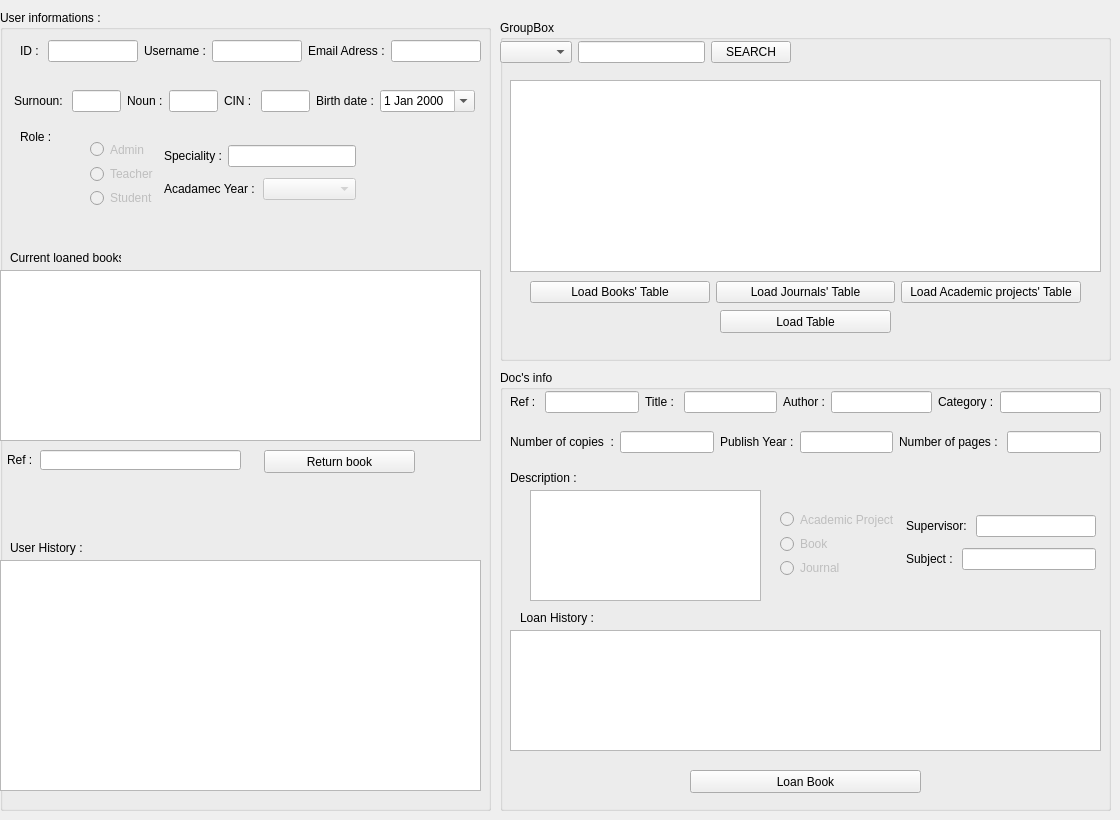
   <widget class="QWidget" name="tab">
    <attribute name="title">
     <string>Profil</string>
    </attribute>
    <widget class="QGroupBox" name="groupBox_6">
     <property name="geometry">
      <rect>
       <x>0</x>
       <y>10</y>
       <width>491</width>
       <height>801</height>
      </rect>
     </property>
     <property name="title">
      <string>User informations :</string>
     </property>
     <property name="flat">
      <bool>false</bool>
     </property>
     <widget class="QLabel" name="label_64">
      <property name="geometry">
       <rect>
        <x>20</x>
        <y>120</y>
        <width>46</width>
        <height>13</height>
       </rect>
      </property>
      <property name="text">
       <string>Role :</string>
      </property>
     </widget>
     <widget class="QWidget" name="layoutWidget_56">
      <property name="geometry">
       <rect>
        <x>20</x>
        <y>30</y>
        <width>461</width>
        <height>22</height>
       </rect>
      </property>
      <layout class="QHBoxLayout" name="horizontalLayout_67">
       <item>
        <widget class="QLabel" name="label_66">
         <property name="text">
          <string>ID : </string>
         </property>
        </widget>
       </item>
       <item>
        <widget class="QLineEdit" name="ID_2">
         <property name="readOnly">
          <bool>true</bool>
         </property>
        </widget>
       </item>
       <item>
        <widget class="QLabel" name="label_65">
         <property name="text">
          <string>Username :</string>
         </property>
        </widget>
       </item>
       <item>
        <widget class="QLineEdit" name="lineEdit_username_3">
         <property name="readOnly">
          <bool>true</bool>
         </property>
        </widget>
       </item>
       <item>
        <widget class="QLabel" name="label_61">
         <property name="text">
          <string>Email Adress :</string>
         </property>
        </widget>
       </item>
       <item>
        <widget class="QLineEdit" name="lineEdit_email_3">
         <property name="readOnly">
          <bool>true</bool>
         </property>
        </widget>
       </item>
      </layout>
     </widget>
     <widget class="QWidget" name="layoutWidget_52">
      <property name="geometry">
       <rect>
        <x>14</x>
        <y>80</y>
        <width>461</width>
        <height>22</height>
       </rect>
      </property>
      <layout class="QHBoxLayout" name="horizontalLayout_63">
       <item>
        <widget class="QLabel" name="label_55">
         <property name="text">
          <string>Surnoun: </string>
         </property>
        </widget>
       </item>
       <item>
        <widget class="QLineEdit" name="lineEdit_surnoun_3">
         <property name="readOnly">
          <bool>true</bool>
         </property>
        </widget>
       </item>
       <item>
        <widget class="QLabel" name="label_56">
         <property name="text">
          <string>Noun :</string>
         </property>
        </widget>
       </item>
       <item>
        <widget class="QLineEdit" name="lineEdit_noun_3">
         <property name="readOnly">
          <bool>true</bool>
         </property>
        </widget>
       </item>
       <item>
        <widget class="QLabel" name="label_60">
         <property name="text">
          <string>CIN : </string>
         </property>
        </widget>
       </item>
       <item>
        <widget class="QLineEdit" name="lineEdit_cin_3">
         <property name="readOnly">
          <bool>true</bool>
         </property>
        </widget>
       </item>
       <item>
        <widget class="QLabel" name="label_57">
         <property name="text">
          <string>Birth date :</string>
         </property>
        </widget>
       </item>
       <item>
        <widget class="QDateEdit" name="date_3">
         <property name="readOnly">
          <bool>true</bool>
         </property>
         <property name="calendarPopup">
          <bool>true</bool>
         </property>
        </widget>
       </item>
      </layout>
     </widget>
     <widget class="QLabel" name="label_74">
      <property name="geometry">
       <rect>
        <x>10</x>
        <y>530</y>
        <width>101</width>
        <height>16</height>
       </rect>
      </property>
      <property name="text">
       <string>User History : </string>
      </property>
     </widget>
     <widget class="QTableView" name="tableView_his_3">
      <property name="geometry">
       <rect>
        <x>0</x>
        <y>550</y>
        <width>481</width>
        <height>231</height>
       </rect>
      </property>
     </widget>
     <widget class="QLabel" name="label_75">
      <property name="geometry">
       <rect>
        <x>10</x>
        <y>240</y>
        <width>111</width>
        <height>16</height>
       </rect>
      </property>
      <property name="text">
       <string>Current loaned books : </string>
      </property>
     </widget>
     <widget class="QTableView" name="tableView_his_4">
      <property name="geometry">
       <rect>
        <x>0</x>
        <y>260</y>
        <width>481</width>
        <height>171</height>
       </rect>
      </property>
     </widget>
     <widget class="QLabel" name="label_76">
      <property name="geometry">
       <rect>
        <x>7</x>
        <y>439</y>
        <width>27</width>
        <height>22</height>
       </rect>
      </property>
      <property name="text">
       <string>Ref : </string>
      </property>
     </widget>
     <widget class="QLineEdit" name="ref_4">
      <property name="enabled">
       <bool>true</bool>
      </property>
      <property name="geometry">
       <rect>
        <x>40</x>
        <y>440</y>
        <width>201</width>
        <height>20</height>
       </rect>
      </property>
      <property name="readOnly">
       <bool>true</bool>
      </property>
     </widget>
     <widget class="QPushButton" name="pushButton_23">
      <property name="geometry">
       <rect>
        <x>264</x>
        <y>440</y>
        <width>151</width>
        <height>23</height>
       </rect>
      </property>
      <property name="text">
       <string>Return book</string>
      </property>
     </widget>
     <widget class="QWidget" name="layoutWidget">
      <property name="geometry">
       <rect>
        <x>90</x>
        <y>130</y>
        <width>266</width>
        <height>67</height>
       </rect>
      </property>
      <layout class="QHBoxLayout" name="horizontalLayout_58">
       <item>
        <layout class="QVBoxLayout" name="verticalLayout_3">
         <item>
          <widget class="QRadioButton" name="radioButton_admin_3">
           <property name="enabled">
            <bool>false</bool>
           </property>
           <property name="text">
            <string>Admin</string>
           </property>
          </widget>
         </item>
         <item>
          <widget class="QRadioButton" name="radioButton_teacher_3">
           <property name="enabled">
            <bool>false</bool>
           </property>
           <property name="text">
            <string>Teacher</string>
           </property>
          </widget>
         </item>
         <item>
          <widget class="QRadioButton" name="radioButton_student_3">
           <property name="enabled">
            <bool>false</bool>
           </property>
           <property name="text">
            <string>Student</string>
           </property>
          </widget>
         </item>
        </layout>
       </item>
       <item>
        <layout class="QVBoxLayout" name="verticalLayout_4">
         <item>
          <layout class="QHBoxLayout" name="horizontalLayout_61">
           <item>
            <widget class="QLabel" name="label_58">
             <property name="text">
              <string>Speciality :</string>
             </property>
            </widget>
           </item>
           <item>
            <widget class="QLineEdit" name="lineEdit_spe_3">
             <property name="readOnly">
              <bool>true</bool>
             </property>
            </widget>
           </item>
          </layout>
         </item>
         <item>
          <layout class="QHBoxLayout" name="horizontalLayout_62">
           <item>
            <widget class="QLabel" name="label_59">
             <property name="text">
              <string>Acadamec Year :</string>
             </property>
            </widget>
           </item>
           <item>
            <widget class="QComboBox" name="comboBox_EDIT_2">
             <property name="enabled">
              <bool>false</bool>
             </property>
             <property name="editable">
              <bool>false</bool>
             </property>
            </widget>
           </item>
          </layout>
         </item>
        </layout>
       </item>
      </layout>
     </widget>
    </widget>
    <widget class="QGroupBox" name="groupBox_7">
     <property name="geometry">
      <rect>
       <x>500</x>
       <y>20</y>
       <width>611</width>
       <height>341</height>
      </rect>
     </property>
     <property name="title">
      <string>GroupBox</string>
     </property>
     <widget class="QWidget" name="layoutWidget_34">
      <property name="geometry">
       <rect>
        <x>0</x>
        <y>20</y>
        <width>291</width>
        <height>25</height>
       </rect>
      </property>
      <layout class="QHBoxLayout" name="horizontalLayout_59">
       <item>
        <widget class="QComboBox" name="comboBox_search_doc_2"/>
       </item>
       <item>
        <widget class="QLineEdit" name="search_3"/>
       </item>
       <item>
        <widget class="QPushButton" name="Search_doc_2">
         <property name="text">
          <string>SEARCH</string>
         </property>
        </widget>
       </item>
      </layout>
     </widget>
     <widget class="QTableView" name="tableView_3">
      <property name="geometry">
       <rect>
        <x>10</x>
        <y>60</y>
        <width>591</width>
        <height>192</height>
       </rect>
      </property>
     </widget>
     <widget class="QWidget" name="layoutWidget_48">
      <property name="geometry">
       <rect>
        <x>30</x>
        <y>260</y>
        <width>551</width>
        <height>25</height>
       </rect>
      </property>
      <layout class="QHBoxLayout" name="horizontalLayout_60">
       <item>
        <widget class="QPushButton" name="pushButton_15">
         <property name="text">
          <string>Load Books' Table</string>
         </property>
        </widget>
       </item>
       <item>
        <widget class="QPushButton" name="pushButton_16">
         <property name="text">
          <string>Load Journals' Table</string>
         </property>
        </widget>
       </item>
       <item>
        <widget class="QPushButton" name="pushButton_17">
         <property name="text">
          <string>Load Academic projects' Table</string>
         </property>
        </widget>
       </item>
      </layout>
     </widget>
     <widget class="QPushButton" name="pushButton_18">
      <property name="geometry">
       <rect>
        <x>220</x>
        <y>290</y>
        <width>171</width>
        <height>23</height>
       </rect>
      </property>
      <property name="text">
       <string>Load Table</string>
      </property>
     </widget>
    </widget>
    <widget class="QGroupBox" name="groupBox_8">
     <property name="geometry">
      <rect>
       <x>500</x>
       <y>370</y>
       <width>611</width>
       <height>441</height>
      </rect>
     </property>
     <property name="title">
      <string>Doc's info</string>
     </property>
     <widget class="QWidget" name="layoutWidget_49">
      <property name="geometry">
       <rect>
        <x>10</x>
        <y>20</y>
        <width>591</width>
        <height>24</height>
       </rect>
      </property>
      <layout class="QHBoxLayout" name="horizontalLayout_65">
       <item>
        <widget class="QLabel" name="label_62">
         <property name="text">
          <string>Ref : </string>
         </property>
        </widget>
       </item>
       <item>
        <widget class="QLineEdit" name="ref_3">
         <property name="enabled">
          <bool>true</bool>
         </property>
         <property name="readOnly">
          <bool>true</bool>
         </property>
        </widget>
       </item>
       <item>
        <widget class="QLabel" name="label_63">
         <property name="text">
          <string>Title : </string>
         </property>
        </widget>
       </item>
       <item>
        <widget class="QLineEdit" name="lineEdit_title_4">
         <property name="enabled">
          <bool>true</bool>
         </property>
         <property name="readOnly">
          <bool>true</bool>
         </property>
        </widget>
       </item>
       <item>
        <layout class="QHBoxLayout" name="horizontalLayout_66">
         <item>
          <widget class="QLabel" name="label_67">
           <property name="text">
            <string>Author :</string>
           </property>
          </widget>
         </item>
         <item>
          <widget class="QLineEdit" name="lineEdit_author_4">
           <property name="enabled">
            <bool>true</bool>
           </property>
           <property name="readOnly">
            <bool>true</bool>
           </property>
          </widget>
         </item>
         <item>
          <widget class="QLabel" name="label_68">
           <property name="text">
            <string>Category :</string>
           </property>
          </widget>
         </item>
         <item>
          <widget class="QLineEdit" name="lineEdit_cathegory_4">
           <property name="readOnly">
            <bool>true</bool>
           </property>
          </widget>
         </item>
        </layout>
       </item>
      </layout>
     </widget>
     <widget class="QPlainTextEdit" name="plainTextEdit_des_4">
      <property name="geometry">
       <rect>
        <x>30</x>
        <y>120</y>
        <width>231</width>
        <height>111</height>
       </rect>
      </property>
      <property name="readOnly">
       <bool>true</bool>
      </property>
     </widget>
     <widget class="QLabel" name="label_69">
      <property name="geometry">
       <rect>
        <x>10</x>
        <y>100</y>
        <width>101</width>
        <height>16</height>
       </rect>
      </property>
      <property name="text">
       <string>Description : </string>
      </property>
     </widget>
     <widget class="QTableView" name="tableView_his_2">
      <property name="geometry">
       <rect>
        <x>10</x>
        <y>260</y>
        <width>591</width>
        <height>121</height>
       </rect>
      </property>
     </widget>
     <widget class="QLabel" name="label_70">
      <property name="geometry">
       <rect>
        <x>20</x>
        <y>240</y>
        <width>101</width>
        <height>16</height>
       </rect>
      </property>
      <property name="text">
       <string>Loan History : </string>
      </property>
     </widget>
     <widget class="QWidget" name="layoutWidget_53">
      <property name="geometry">
       <rect>
        <x>10</x>
        <y>60</y>
        <width>591</width>
        <height>24</height>
       </rect>
      </property>
      <layout class="QHBoxLayout" name="horizontalLayout_68">
       <item>
        <layout class="QHBoxLayout" name="horizontalLayout_69">
         <item>
          <widget class="QLabel" name="label_71">
           <property name="text">
            <string>Number of copies  :</string>
           </property>
          </widget>
         </item>
         <item>
          <widget class="QLineEdit" name="lineEdit_nbr_copie_4">
           <property name="readOnly">
            <bool>true</bool>
           </property>
          </widget>
         </item>
        </layout>
       </item>
       <item>
        <layout class="QHBoxLayout" name="horizontalLayout_70">
         <item>
          <widget class="QLabel" name="label_72">
           <property name="text">
            <string>Publish Year :</string>
           </property>
          </widget>
         </item>
         <item>
          <widget class="QLineEdit" name="lineEdit_year_4">
           <property name="readOnly">
            <bool>true</bool>
           </property>
          </widget>
         </item>
        </layout>
       </item>
       <item>
        <layout class="QHBoxLayout" name="horizontalLayout_71">
         <item>
          <widget class="QLabel" name="label_73">
           <property name="text">
            <string>Number of pages : </string>
           </property>
          </widget>
         </item>
         <item>
          <widget class="QLineEdit" name="lineEdit_nbr_page_4">
           <property name="echoMode">
            <enum>QLineEdit::Normal</enum>
           </property>
           <property name="readOnly">
            <bool>true</bool>
           </property>
          </widget>
         </item>
        </layout>
       </item>
      </layout>
     </widget>
     <widget class="QWidget" name="layoutWidget_54">
      <property name="geometry">
       <rect>
        <x>280</x>
        <y>140</y>
        <width>316</width>
        <height>67</height>
       </rect>
      </property>
      <layout class="QHBoxLayout" name="horizontalLayout_72">
       <item>
        <layout class="QVBoxLayout" name="verticalLayout_5">
         <item>
          <widget class="QRadioButton" name="radioButton_acproj_4">
           <property name="enabled">
            <bool>false</bool>
           </property>
           <property name="text">
            <string>Academic Project</string>
           </property>
           <property name="checkable">
            <bool>true</bool>
           </property>
          </widget>
         </item>
         <item>
          <widget class="QRadioButton" name="radioButton_book_4">
           <property name="enabled">
            <bool>false</bool>
           </property>
           <property name="text">
            <string>Book</string>
           </property>
           <property name="checkable">
            <bool>true</bool>
           </property>
          </widget>
         </item>
         <item>
          <widget class="QRadioButton" name="radioButton_journal_4">
           <property name="enabled">
            <bool>false</bool>
           </property>
           <property name="text">
            <string>Journal</string>
           </property>
           <property name="checkable">
            <bool>true</bool>
           </property>
          </widget>
         </item>
        </layout>
       </item>
       <item>
        <layout class="QVBoxLayout" name="verticalLayout_6">
         <item>
          <layout class="QHBoxLayout" name="horizontalLayout_73">
           <item>
            <widget class="QLabel" name="label_hp_sup_4">
             <property name="text">
              <string>Supervisor: </string>
             </property>
            </widget>
           </item>
           <item>
            <widget class="QLineEdit" name="lineEdit_hp_sup_4">
             <property name="readOnly">
              <bool>true</bool>
             </property>
            </widget>
           </item>
          </layout>
         </item>
         <item>
          <layout class="QHBoxLayout" name="horizontalLayout_74">
           <item>
            <widget class="QLabel" name="label_sub_4">
             <property name="text">
              <string>Subject : </string>
             </property>
            </widget>
           </item>
           <item>
            <widget class="QLineEdit" name="lineEdit_sub_4">
             <property name="readOnly">
              <bool>true</bool>
             </property>
            </widget>
           </item>
          </layout>
         </item>
        </layout>
       </item>
      </layout>
     </widget>
     <widget class="QPushButton" name="pushButton_22">
      <property name="geometry">
       <rect>
        <x>190</x>
        <y>400</y>
        <width>231</width>
        <height>23</height>
       </rect>
      </property>
      <property name="text">
       <string>Loan Book</string>
      </property>
     </widget>
    </widget>
   </widget>
